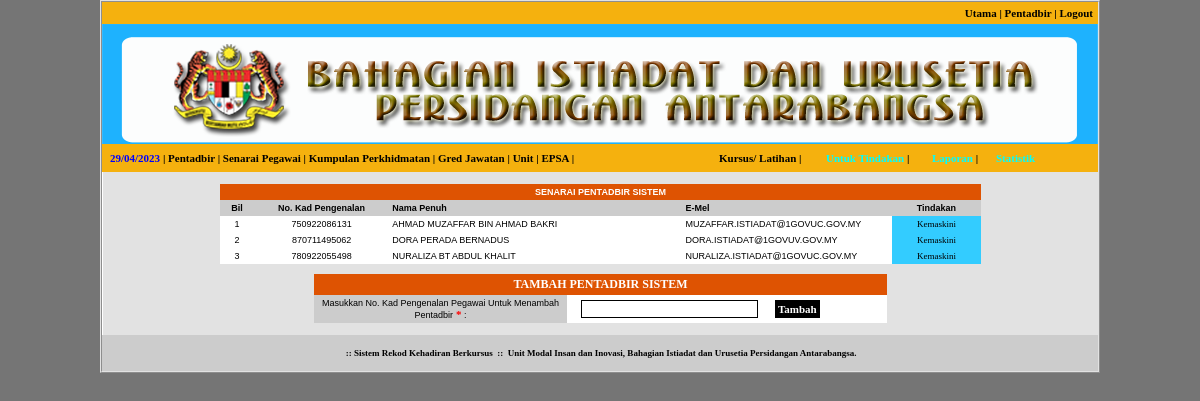
Screenshot of /admin/index.php?modul=pentadbir&menu=senarai (signed in) with the database file from the repository.
### tables this page shows
CREATE TABLE IF NOT EXISTS `user` (
  `uids` varchar(32) NOT NULL,
  `ulevel` int(1) NOT NULL DEFAULT '3',
  `usah` int(1) NOT NULL DEFAULT '2',
  `utsah` int(11) NOT NULL,
  `udelete` int(1) NOT NULL DEFAULT '1',
  `unokp` varchar(12) NOT NULL,
  `upass` varchar(32) NOT NULL,
  `usoalan` varchar(255) NOT NULL,
  `ujawapan` varchar(255) NOT NULL,
  `uemail` varchar(255) NOT NULL,
  `unoid` varchar(255) NOT NULL,
  `unama` varchar(255) NOT NULL,
  `utpenempatan` varchar(255) NOT NULL,
  `pids` varchar(32) NOT NULL,
  `ugred` varchar(255) NOT NULL,
  `bids` varchar(32) NOT NULL,
  `utelefon` varchar(50) NOT NULL,
  `ubimbit` varchar(50) NOT NULL,
  `uselia` varchar(255) NOT NULL,
  `ujselia` varchar(255) NOT NULL,
  `ueselia` varchar(255) NOT NULL,
  `upada` int(11) NOT NULL,
  PRIMARY KEY (`unokp`)
);

### inc/fungsi.php (called while the page is built, shortened)
<?php
function output1($str) {
	if(!get_magic_quotes_gpc()) {
		$str = stripslashes($str);
	}
	return $str;
}
?>

### tmp/admin/admin_senarai.php (the view, shortened to what this page needs)
<table width="995" cellspacing="0" cellpadding="2" border="0">
    <tr>
        <td align="center" valign="top" bgcolor="#E2E2E2">
          <br />
          <table width="761" border="0" cellpadding="3" style="border-collapse: collapse">
            <tr class="text2">
              <td colspan="5" align="center" bgcolor="#DE5302">SENARAI PENTADBIR SISTEM</td>
            </tr>
            <tr class="text1">
              <td width="28" align="center" bgcolor="#CCCCCC">Bil</td>
              <td width="129" align="center" bgcolor="#CCCCCC">No. Kad Pengenalan</td>
              <td width="287" align="left" bgcolor="#CCCCCC">Nama Penuh</td>
              <td width="203" align="left" bgcolor="#CCCCCC">E-Mel</td>
              <td width="83" align="center" bgcolor="#CCCCCC">Tindakan</td>
            </tr>
            <?php
			$s = "SELECT * FROM user WHERE udelete = 1 AND ulevel = 2 ORDER BY unama ASC";
			$d = mysql_query($s);
			while ($t = mysql_fetch_array($d)) {
				$n = $n + 1;
				?>
                <tr>
                  <td align="center"><?php echo $n; ?></td>
                  <td align="center"><?php echo output1($t['unokp']); ?></td>
                  <td align="left"><?php echo output1($t['unama']); ?></td>
                  <td align="left"><?php echo output1($t['uemail']); ?></td>
                  <td align="center" bgcolor="#33CCFF">
					<a href="index.php?modul=pentadbir&menu=kemaskini&id=<?php echo $t['uids']; ?>">
					Kemaskini</a></td>
                </tr>
            <?php
			}
				?>
      	  </table>
            <br />
            <table width="573" border="0" cellpadding="3" style="border-collapse: collapse">
          	<form id="kumpulan" name="kumpulan" method="post" action="index.php?modul=pentadbir&amp;menu=tambah">
              <tr>
                <td colspan="3" align="center" bgcolor="#De5302" class="text2">TAMBAH PENTADBIR SISTEM</td>
              </tr>
              <tr>
                <td width="247" align="center" bgcolor="#CCCCCC">Masukkan No. Kad Pengenalan
				Pegawai Untuk Menambah Pentadbir<span class="text8"> *</span> :</td>
                <td width="199" align="center">
				<input name="pentadbir" type="text" id="pentadbir" size="26" maxlength="12" class="input1" /></td>
                <td width="109" align="center">
				<input type="submit" name="Submit" id="Submit" value="Tambah" class="button" style="float: left" /></td>
              </tr>
          	</form>
            </table>
          <br />
       </td>
    </tr>
</table>

### files/latihan.css (style rules this page uses)
BODY { background: #757575; color: #000000; font-size: 11px; font-family: Tahoma, Verdana; }
A:link { color: #000000; text-decoration: none; font-family: Tahoma, Verdana; }
TABLE { font-size: 11px; font-family: Tahoma, Verdana; background: #FFFFFF; border-color: #E2E2E2; }
.text1 { font-family: Tahoma, Verdana; font-size: 11px; font-weight: bold; }
.text2 { font-family: Tahoma, Verdana; font-size: 12px; font-weight: bold; color: #FFFFFF; }
.text8 { font-family: Tahoma, Verdana; font-size: 11px; font-weight: bold; color: #FF0000; }
.input1 { font-family: Tahoma, Verdana; font-size: 11px; border: 1px solid black; text-transform: uppercase; background: white; padding: 2px; }
.button { color: #FFFFFF; font-family: Tahoma, Verdana; font-size: 11px; font-weight: bold; border: 1px solid black; background: #000000; padding: 2px; }

### rows the page displays
user: unokp "750922086131", unama "AHMAD MUZAFFAR BIN AHMAD BAKRI", uemail "MUZAFFAR.ISTIADAT@1GOVUC.GOV.MY"
user: unokp "870711495062", unama "DORA PERADA BERNADUS", uemail "DORA.ISTIADAT@1GOVUV.GOV.MY"
user: unokp "780922055498", unama "NURALIZA BT ABDUL KHALIT", uemail "NURALIZA.ISTIADAT@1GOVUC.GOV.MY"
